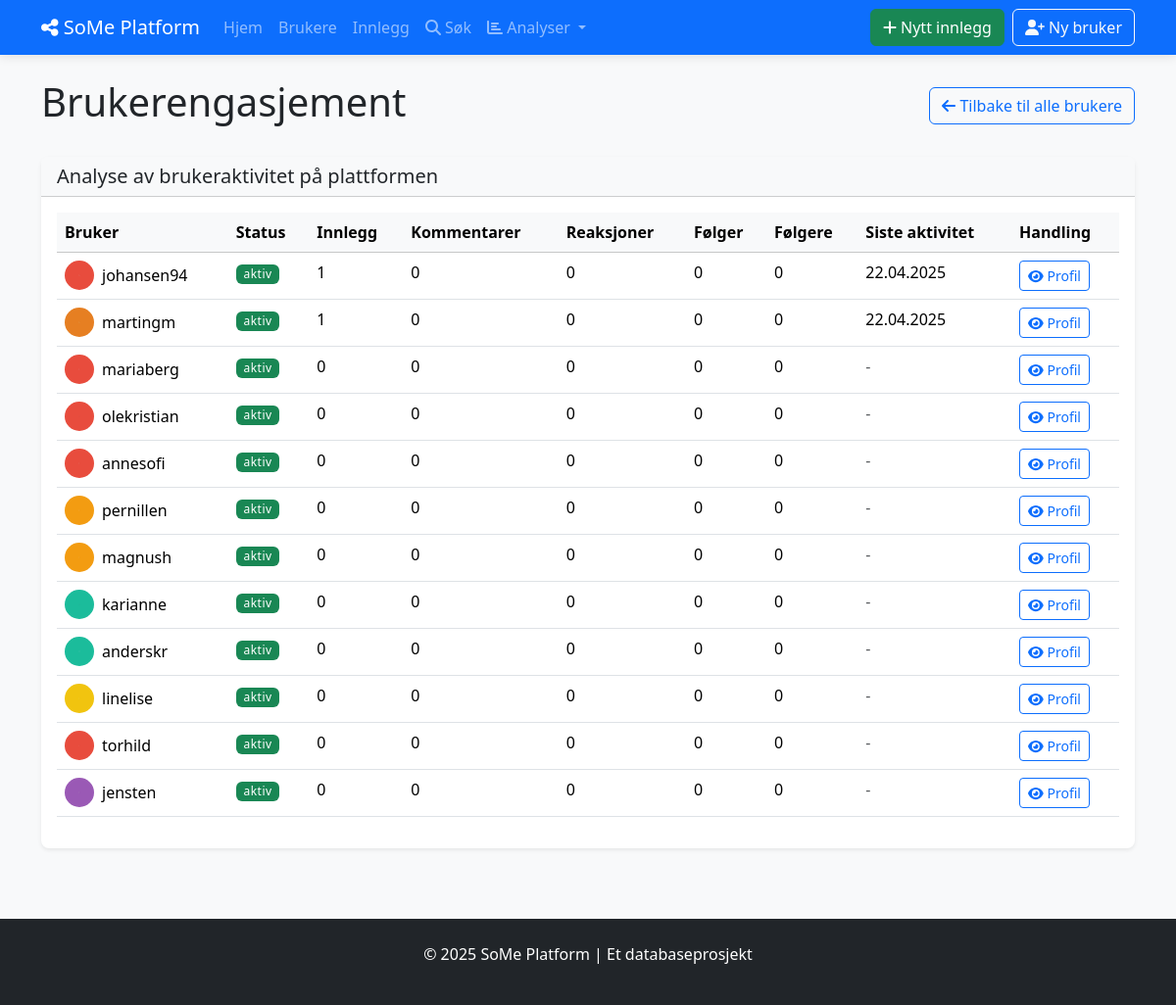
The page /user_engagement on the database as committed earlier.
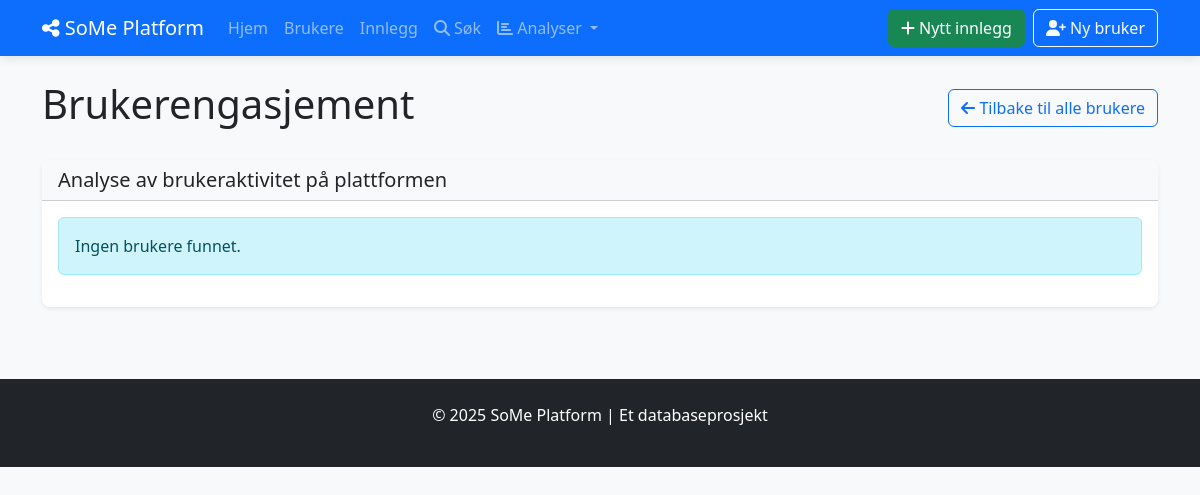
The same page on the database as committed later.
### tables this page shows
CREATE TABLE BRUKERE (
            bruker_id INTEGER PRIMARY KEY AUTOINCREMENT,
            brukernavn TEXT NOT NULL UNIQUE,
            epost TEXT NOT NULL UNIQUE,
            passord_hash TEXT NOT NULL,
            profilbilde TEXT,
            bio TEXT,
            registrerings_dato DATE NOT NULL DEFAULT CURRENT_DATE,
            fødselsdato DATE,
            status TEXT DEFAULT 'aktiv'
        );

### social_media_app/app.py (the view)
@app.route('/user_engagement')
def user_engagement():
    with Database() as db:
        users = db.fetchall("""
            SELECT
                b.bruker_id,
                b.brukernavn,
                b.profilbilde,
                b.status,
                COUNT(DISTINCT i.innlegg_id) AS antall_innlegg,
                COUNT(DISTINCT k.kommentar_id) AS antall_kommentarer,
                COUNT(DISTINCT r.reaksjon_id) AS antall_reaksjoner,
                COUNT(DISTINCT f.følge_id) AS antall_følger,
                (SELECT COUNT(*) FROM FØLGER WHERE følger_bruker_id = b.bruker_id) AS antall_følgere,
                MAX(i.opprettet_dato) AS siste_aktivitet
            FROM BRUKERE b
            LEFT JOIN INNLEGG i ON b.bruker_id = i.bruker_id
            LEFT JOIN KOMMENTARER k ON b.bruker_id = k.bruker_id
            LEFT JOIN REAKSJONER r ON b.bruker_id = r.bruker_id
            LEFT JOIN FØLGER f ON b.bruker_id = f.følger_id
            GROUP BY b.bruker_id
            ORDER BY (antall_innlegg + antall_kommentarer + antall_reaksjoner) DESC
        """)
        users = [format_date_fields(user, ['siste_aktivitet']) for user in users]
    return render_template('analytics/user_engagement.html', users=users)

### social_media_app/app.py (called while the page is built)
def format_date_fields(item, date_fields=None):
    if not item:
        return None
    if not isinstance(item, dict):
        item = dict(item)
    if date_fields:
        for field in date_fields:
            if field in item and item[field]:
                try:
                    if 'T' in item[field]:  # ISO format
                        item[field] = datetime.fromisoformat(item[field].replace('Z', '+00:00'))
                    else:  # SQLite default format
                        item[field] = datetime.strptime(item[field], '%Y-%m-%d %H:%M:%S')
                except (ValueError, TypeError):
                    try:
                        item[field] = datetime.strptime(item[field], '%Y-%m-%d')
                    except (ValueError, TypeError):
                        pass  # Keep original if parsing fails
    return item

### social_media_app/db_config.py (called while the page is built)
    def __enter__(self):
        return self

    def __exit__(self, exc_type, exc_val, exc_tb):
        self.cursor.close()
        if self.conn:
            self.conn.close()

    def fetchall(self, sql, params=None):
        self.cursor.execute(sql, params or ())
        return self.cursor.fetchall()

### social_media_app/templates/analytics/user_engagement.html (shortened to what this page needs)
{% extends "base.html" %}
{% block content %}
<div class="d-flex justify-content-between align-items-center mb-4">
    <h1>Brukerengasjement</h1>
    <a href="{{ url_for('list_users') }}" class="btn btn-outline-primary">
        <i class="fas fa-arrow-left"></i> Tilbake til alle brukere
    </a>
</div>
<div class="card shadow-sm mb-4">
    <div class="card-header bg-light">
        <h2 class="h5 mb-0">Analyse av brukeraktivitet på plattformen</h2>
    </div>
    <div class="card-body">
        {% if users %}
            <div class="table-responsive">
                <table class="table table-hover">
                    <thead class="table-light">
                        <tr>
                            <th>Bruker</th>
                            <th>Status</th>
                            <th>Innlegg</th>
                            <th>Kommentarer</th>
                            <th>Reaksjoner</th>
                            <th>Følger</th>
                            <th>Følgere</th>
                            <th>Siste aktivitet</th>
                            <th>Handling</th>
                        </tr>
                    </thead>
                    <tbody>
                        {% for user in users %}
                        <tr>
                            <td>
                                <div class="d-flex align-items-center">
                                    {% if user.profilbilde %}
                                        <img src="{{ url_for('static', filename='uploads/' + user.profilbilde) }}"
                                             alt="{{ user.brukernavn }}" class="rounded-circle me-2" width="30" height="30">
                                    {% else %}
                                        <div class="rounded-circle bg-secondary d-flex align-items-center justify-content-center me-2 rounded-circle-placeholder">
                                            <i class="fas fa-user fa-sm text-white"></i>
                                        </div>
                                    {% endif %}
                                    {{ user.brukernavn }}
                                </div>
                            </td>
                            <td>
                                <span class="badge {{ 'bg-success' if user.status == 'aktiv' else 'bg-secondary' }}">
                                    {{ user.status }}
                                </span>
                            </td>
                            <td>{{ user.antall_innlegg }}</td>
                            <td>{{ user.antall_kommentarer }}</td>
                            <td>{{ user.antall_reaksjoner }}</td>
                            <td>{{ user.antall_følger }}</td>
                            <td>{{ user.antall_følgere }}</td>
                            <td>
                                {% if user.siste_aktivitet %}
                                    {{ user.siste_aktivitet.strftime('%d.%m.%Y') }}
                                {% else %}
                                    <span class="text-muted">-</span>
                                {% endif %}
                            </td>
                            <td>
                                <a href="{{ url_for('view_user', user_id=user.bruker_id) }}" class="btn btn-sm btn-outline-primary">
                                    <i class="fas fa-eye"></i> Profil
                                </a>
                            </td>
                        </tr>
                        {% endfor %}
                    </tbody>
                </table>
            </div>
        {% else %}
            <div class="alert alert-info">
                Ingen brukere funnet.
            </div>
        {% endif %}
    </div>
</div>
{% endblock %}

Rows that differ between the two databases and show on the page:
removed BRUKERE: profilbilde (picture), brukernavn "johansen94", status "aktiv", antall_innlegg "1", antall_kommentarer "0", antall_reaksjoner "0", antall_følger "0", antall_følgere "0", siste_aktivitet "22.04.2025"
removed BRUKERE: profilbilde (picture), brukernavn "martingm", status "aktiv", antall_innlegg "1", antall_kommentarer "0", antall_reaksjoner "0", antall_følger "0", antall_følgere "0", siste_aktivitet "22.04.2025"
removed BRUKERE: profilbilde (picture), brukernavn "mariaberg", status "aktiv", antall_innlegg "0", antall_kommentarer "0", antall_reaksjoner "0", antall_følger "0", antall_følgere "0"
removed BRUKERE: profilbilde (picture), brukernavn "olekristian", status "aktiv", antall_innlegg "0", antall_kommentarer "0", antall_reaksjoner "0", antall_følger "0", antall_følgere "0"
removed BRUKERE: profilbilde (picture), brukernavn "annesofi", status "aktiv", antall_innlegg "0", antall_kommentarer "0", antall_reaksjoner "0", antall_følger "0", antall_følgere "0"
removed BRUKERE: profilbilde (picture), brukernavn "pernillen", status "aktiv", antall_innlegg "0", antall_kommentarer "0", antall_reaksjoner "0", antall_følger "0", antall_følgere "0"
removed BRUKERE: profilbilde (picture), brukernavn "magnush", status "aktiv", antall_innlegg "0", antall_kommentarer "0", antall_reaksjoner "0", antall_følger "0", antall_følgere "0"
removed BRUKERE: profilbilde (picture), brukernavn "karianne", status "aktiv", antall_innlegg "0", antall_kommentarer "0", antall_reaksjoner "0", antall_følger "0", antall_følgere "0"
removed BRUKERE: profilbilde (picture), brukernavn "anderskr", status "aktiv", antall_innlegg "0", antall_kommentarer "0", antall_reaksjoner "0", antall_følger "0", antall_følgere "0"
removed BRUKERE: profilbilde (picture), brukernavn "linelise", status "aktiv", antall_innlegg "0", antall_kommentarer "0", antall_reaksjoner "0", antall_følger "0", antall_følgere "0"
removed BRUKERE: profilbilde (picture), brukernavn "torhild", status "aktiv", antall_innlegg "0", antall_kommentarer "0", antall_reaksjoner "0", antall_følger "0", antall_følgere "0"
removed BRUKERE: profilbilde (picture), brukernavn "jensten", status "aktiv", antall_innlegg "0", antall_kommentarer "0", antall_reaksjoner "0", antall_følger "0", antall_følgere "0"
Other text that changed with them:
text no longer shown: "Bruker Status Innlegg Kommentarer Reaksjoner Følger Følgere Siste aktivitet Handling"
text now shown: "Ingen brukere funnet."
